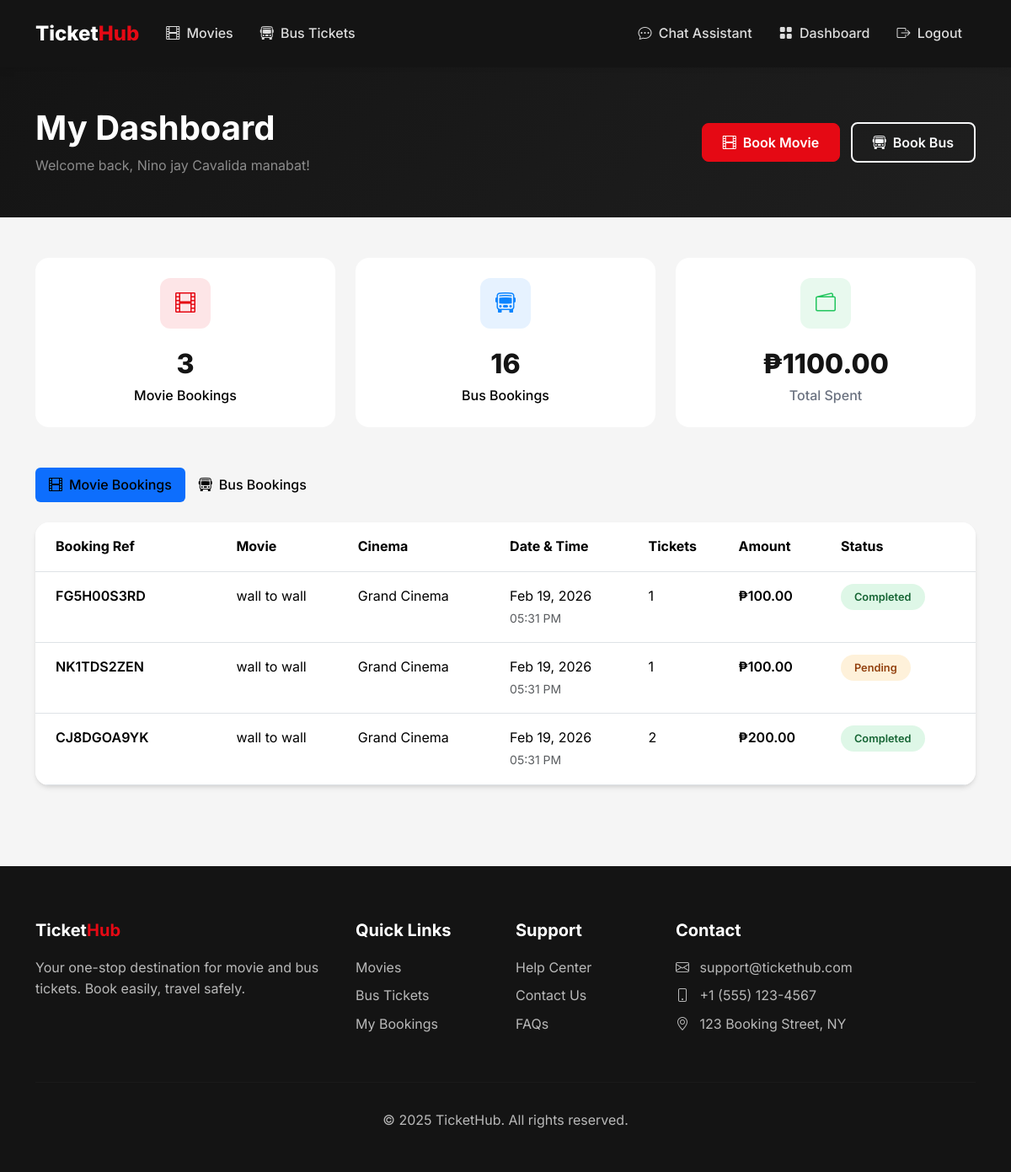
Page /dashboard (signed in) on the committed database.
### flask_app/app.py (models this page shows, shortened)
class User(UserMixin, db.Model):
    id = db.Column(db.Integer, primary_key=True)
    email = db.Column(db.String(120), unique=True, nullable=False)
    password_hash = db.Column(db.String(256), nullable=False)
    name = db.Column(db.String(100), nullable=False)
    phone = db.Column(db.String(20))
    is_admin = db.Column(db.Boolean, default=False)
    created_at = db.Column(db.DateTime, default=datetime.utcnow)
    movie_bookings = db.relationship('MovieBooking', backref='user', lazy=True)
    bus_bookings = db.relationship('BusBooking', backref='user', lazy=True)

class MovieBooking(db.Model):
    id = db.Column(db.Integer, primary_key=True)
    user_id = db.Column(db.Integer, db.ForeignKey('user.id'), nullable=False)
    showtime_id = db.Column(db.Integer, db.ForeignKey('showtime.id'), nullable=False)
    num_tickets = db.Column(db.Integer, nullable=False)
    seat_numbers = db.Column(db.String(200))
    total_amount = db.Column(db.Float, nullable=False)
    payment_status = db.Column(db.String(20), default='pending')  # pending, completed, failed, refunded
    payment_method = db.Column(db.String(20))     # 'card', 'gcash', 'paymaya', 'paypal'
    payment_reference = db.Column(db.String(255)) # PayMongo source/payment id
    booking_reference = db.Column(db.String(20), unique=True)
    created_at = db.Column(db.DateTime, default=datetime.utcnow)

class Movie(db.Model):
    id = db.Column(db.Integer, primary_key=True)
    title = db.Column(db.String(200), nullable=False)
    description = db.Column(db.Text)
    genre = db.Column(db.String(100))
    duration = db.Column(db.Integer)  # in minutes
    rating = db.Column(db.String(10))  # PG, PG-13, R, etc.
    poster_image = db.Column(db.String(255))
    trailer_url = db.Column(db.String(255))
    release_date = db.Column(db.Date)
    is_active = db.Column(db.Boolean, default=True)
    created_at = db.Column(db.DateTime, default=datetime.utcnow)
    showtimes = db.relationship('Showtime', backref='movie', lazy=True, cascade='all, delete-orphan')

class Cinema(db.Model):
    id = db.Column(db.Integer, primary_key=True)
    name = db.Column(db.String(100), nullable=False)
    location = db.Column(db.String(200))
    total_seats = db.Column(db.Integer, default=100)
    showtimes = db.relationship('Showtime', backref='cinema', lazy=True)

class Showtime(db.Model):
    id = db.Column(db.Integer, primary_key=True)
    movie_id = db.Column(db.Integer, db.ForeignKey('movie.id'), nullable=False)
    cinema_id = db.Column(db.Integer, db.ForeignKey('cinema.id'), nullable=False)
    show_date = db.Column(db.Date, nullable=False)
    show_time = db.Column(db.Time, nullable=False)
    price = db.Column(db.Float, nullable=False)
    available_seats = db.Column(db.Integer)
    bookings = db.relationship('MovieBooking', backref='showtime', lazy=True)

### flask_app/app.py (the view)
@app.route('/dashboard')
@login_required
def dashboard():
    movie_bookings = MovieBooking.query.filter_by(user_id=current_user.id).order_by(MovieBooking.created_at.desc()).all()
    bus_bookings = BusBooking.query.filter_by(user_id=current_user.id).order_by(BusBooking.created_at.desc()).all()
    return render_template('dashboard/index.html', movie_bookings=movie_bookings, bus_bookings=bus_bookings)

### flask_app/app.py (called while the page is built)
@login_manager.user_loader
def load_user(user_id):
    return User.query.get(int(user_id))

### flask_app/templates/dashboard/index.html (shortened to what this page needs)
{% extends 'base.html' %}
{% block content %}
<section class="py-5" style="background: linear-gradient(135deg, var(--dark) 0%, var(--dark-lighter) 100%);">
    <div class="container">
        <div class="row align-items-center">
            <div class="col">
                <h1 class="text-white fw-bold mb-2">My Dashboard</h1>
                <p class="text-white-50 mb-0">Welcome back, {{ current_user.name }}!</p>
            </div>
            <div class="col-auto">
                <a href="{{ url_for('movies') }}" class="btn btn-primary me-2">
                    <i class="bi bi-film me-2"></i>Book Movie
                </a>
                <a href="{{ url_for('search_bus') }}" class="btn btn-outline-light">
                    <i class="bi bi-bus-front me-2"></i>Book Bus
                </a>
            </div>
        </div>
    </div>
</section>
<section class="py-5">
    <div class="container">
        <div class="row g-4 mb-5">
            <div class="col-md-4">
                <div class="stat-card">
                    <div class="stat-icon" style="background: rgba(229, 9, 20, 0.1);">
                        <i class="bi bi-film" style="color: var(--primary);"></i>
                    </div>
                    <div class="stat-value">{{ movie_bookings|length }}</div>
                    <div class="stat-label" style="color: #000;">Movie Bookings</div>
                </div>
            </div>
            <div class="col-md-4">
                <div class="stat-card">
                    <div class="stat-icon" style="background: rgba(10, 132, 255, 0.1);">
                        <i class="bi bi-bus-front" style="color: var(--secondary);"></i>
                    </div>
                    <div class="stat-value">{{ bus_bookings|length }}</div>
                    <div class="stat-label" style="color: #000;">Bus Bookings</div>
                </div>
            </div>
            <div class="col-md-4">
                <div class="stat-card">
                    <div class="stat-icon" style="background: rgba(34, 197, 94, 0.1);">
                        <i class="bi bi-wallet2" style="color: #22C55E;"></i>
                    </div>
                    <div class="stat-value">₱{{ "%.2f"|format(
                        (movie_bookings|selectattr('payment_status', 'equalto', 'completed')|sum(attribute='total_amount')) +
                        (movie_bookings|selectattr('payment_status', 'equalto', 'paid')|sum(attribute='total_amount')) +
                        (bus_bookings|selectattr('payment_status', 'equalto', 'completed')|sum(attribute='total_amount')) +
                        (bus_bookings|selectattr('payment_status', 'equalto', 'paid')|sum(attribute='total_amount'))
                    ) }}</div>
                    <div class="stat-label">Total Spent</div>
                </div>
            </div>
        </div>
        <ul class="nav nav-pills mb-4" role="tablist">
            <li class="nav-item">
                <button class="nav-link active px-4" data-bs-toggle="pill" data-bs-target="#movie-bookings" style="color: #000 !important;">
                    <i class="bi bi-film me-2"></i>Movie Bookings
                </button>
            </li>
            <li class="nav-item">
                <button class="nav-link px-4" data-bs-toggle="pill" data-bs-target="#bus-bookings" style="color: #000 !important;">
                    <i class="bi bi-bus-front me-2"></i>Bus Bookings
                </button>
            </li>
        </ul>
        <div class="tab-content">
            <div class="tab-pane fade show active" id="movie-bookings">
                {% if movie_bookings %}
                    <div class="card">
                        <div class="table-responsive">
                            <table class="table table-hover mb-0">
                                <thead class="bg-light">
                                    <tr>
                                        <th class="px-4 py-3">Booking Ref</th>
                                        <th class="py-3">Movie</th>
                                        <th class="py-3">Cinema</th>
                                        <th class="py-3">Date & Time</th>
                                        <th class="py-3">Tickets</th>
                                        <th class="py-3">Amount</th>
                                        <th class="py-3">Status</th>
                                    </tr>
                                </thead>
                                <tbody>
                                    {% for booking in movie_bookings %}
                                    <tr>
                                        <td class="px-4 py-3">
                                            <span class="fw-semibold">{{ booking.booking_reference }}</span>
                                        </td>
                                        <td class="py-3">{{ booking.showtime.movie.title }}</td>
                                        <td class="py-3">{{ booking.showtime.cinema.name }}</td>
                                        <td class="py-3">
                                            {{ booking.showtime.show_date.strftime('%b %d, %Y') }}<br>
                                            <small class="text-muted">{{ booking.showtime.show_time.strftime('%I:%M %p') }}</small>
                                        </td>
                                        <td class="py-3">{{ booking.num_tickets }}</td>
                                        <td class="py-3 fw-semibold">₱{{ "%.2f"|format(booking.total_amount) }}</td>
                                        <td class="py-3">
                                            {% if booking.payment_status in ['completed','paid'] %}
                                                <span class="badge-status badge-completed">Completed</span>
                                            {% else %}
                                                <span class="badge-status badge-pending">Pending</span>
                                            {% endif %}
                                        </td>
                                    </tr>
                                    {% endfor %}
                                </tbody>
                            </table>
                        </div>
                    </div>
                {% endif %}
            </div>
        </div>
    </div>
</section>
{% endblock %}

### flask_app/static/css/main.css (style rules this page uses)
:root { --primary: #E50914; --primary-dark: #B20710; --secondary: #0A84FF; --dark: #141414; --dark-lighter: #1F1F1F; --gray-100: #F5F5F5; --gray-200: #E5E5E5; --gray-300: #D4D4D4; --gray-600: #6B7280; --gray-800: #2D2D2D; --success: #22C55E; --warning: #F59E0B; }
* { margin: 0; padding: 0; box-sizing: border-box; }
body { font-family: 'Inter', -apple-system, BlinkMacSystemFont, sans-serif; background-color: var(--gray-100); color: var(--dark); line-height: 1.6; }
.nav-link { color: rgba(255,255,255,0.85) !important; font-weight: 500; padding: 0.5rem 1rem !important; transition: all 0.2s ease; }
.nav-link.active { color: var(--primary) !important; }
.btn-primary { background: var(--primary); border-color: var(--primary); font-weight: 600; padding: 0.625rem 1.5rem; border-radius: 8px; transition: all 0.2s ease; }
.btn-outline-light { border-width: 2px; font-weight: 600; padding: 0.625rem 1.5rem; border-radius: 8px; }
.card { border: none; border-radius: 16px; box-shadow: 0 4px 6px -1px rgba(0,0,0,0.1), 0 2px 4px -1px rgba(0,0,0,0.06); transition: all 0.3s ease; overflow: hidden; }
.badge-status { padding: 0.5rem 1rem; border-radius: 20px; font-weight: 600; font-size: 0.8rem; }
.badge-completed { background: rgba(34, 197, 94, 0.15); color: #166534; }
.badge-pending { background: rgba(245, 158, 11, 0.15); color: #92400e; }
.stat-card { background: #fff; border-radius: 16px; padding: 1.5rem; text-align: center; }
.stat-card .stat-icon { width: 60px; height: 60px; border-radius: 12px; display: flex; align-items: center; justify-content: center; font-size: 1.5rem; margin: 0 auto 1rem; }
.stat-card .stat-value { font-size: 2rem; font-weight: 800; color: var(--dark); }
.stat-card .stat-label { color: var(--gray-600); font-weight: 500; }
.card { border-radius: 16px; box-shadow: 0 4px 12px rgba(0,0,0,0.07); border: none; }
.btn-primary { background: #E50914; border-color: #E50914; font-weight: 600; border-radius: 8px; transition: background 0.2s; }
.fw-bold { font-weight: 700 !important; }

### flask_app/templates/base.html (style rules this page uses)
:root { --primary: #E50914; --primary-dark: #B20710; --secondary: #0A84FF; --dark: #141414; --dark-lighter: #1F1F1F; --gray-100: #F5F5F5; --gray-200: #E5E5E5; --gray-300: #D4D4D4; --gray-600: #6B7280; --gray-800: #2D2D2D; --success: #22C55E; --warning: #F59E0B; }
* { margin: 0; padding: 0; box-sizing: border-box; }
body { font-family: 'Inter', -apple-system, BlinkMacSystemFont, sans-serif; background-color: var(--gray-100); color: var(--dark); line-height: 1.6; }
.nav-link { color: rgba(255,255,255,0.85) !important; font-weight: 500; padding: 0.5rem 1rem !important; transition: all 0.2s ease; }
.nav-link.active { color: var(--primary) !important; }
.btn-primary { background: var(--primary); border-color: var(--primary); font-weight: 600; padding: 0.625rem 1.5rem; border-radius: 8px; transition: all 0.2s ease; }
.btn-outline-light { border-width: 2px; font-weight: 600; padding: 0.625rem 1.5rem; border-radius: 8px; }
.card { border: none; border-radius: 16px; box-shadow: 0 4px 6px -1px rgba(0,0,0,0.1), 0 2px 4px -1px rgba(0,0,0,0.06); transition: all 0.3s ease; overflow: hidden; }
.badge-status { padding: 0.5rem 1rem; border-radius: 20px; font-weight: 600; font-size: 0.8rem; }
.badge-completed { background: rgba(34, 197, 94, 0.15); color: #166534; }
.badge-pending { background: rgba(245, 158, 11, 0.15); color: #92400e; }
.stat-card { background: #fff; border-radius: 16px; padding: 1.5rem; text-align: center; }
.stat-card .stat-icon { width: 60px; height: 60px; border-radius: 12px; display: flex; align-items: center; justify-content: center; font-size: 1.5rem; margin: 0 auto 1rem; }
.stat-card .stat-value { font-size: 2rem; font-weight: 800; color: var(--dark); }
.stat-card .stat-label { color: var(--gray-600); font-weight: 500; }

### rows in the picture
User: name "Nino jay Cavalida manabat"
MovieBooking: booking_reference "FG5H00S3RD", showtime.movie "wall to wall", showtime.cinema.name "Grand Cinema", showtime.show_date "Feb 19, 2026", showtime.show_time "05:31 PM", num_tickets "1", total_amount "100.00", payment_status "Completed"
MovieBooking: booking_reference "NK1TDS2ZEN", showtime.movie "wall to wall", showtime.cinema.name "Grand Cinema", showtime.show_date "Feb 19, 2026", showtime.show_time "05:31 PM", num_tickets "1", total_amount "100.00", payment_status "Pending"
MovieBooking: booking_reference "CJ8DGOA9YK", showtime.movie "wall to wall", showtime.cinema.name "Grand Cinema", showtime.show_date "Feb 19, 2026", showtime.show_time "05:31 PM", num_tickets "2", total_amount "200.00", payment_status "Completed"

### other values in the picture
{{ movie_bookings|length }} "3"
{{ bus_bookings|length }} "16"
